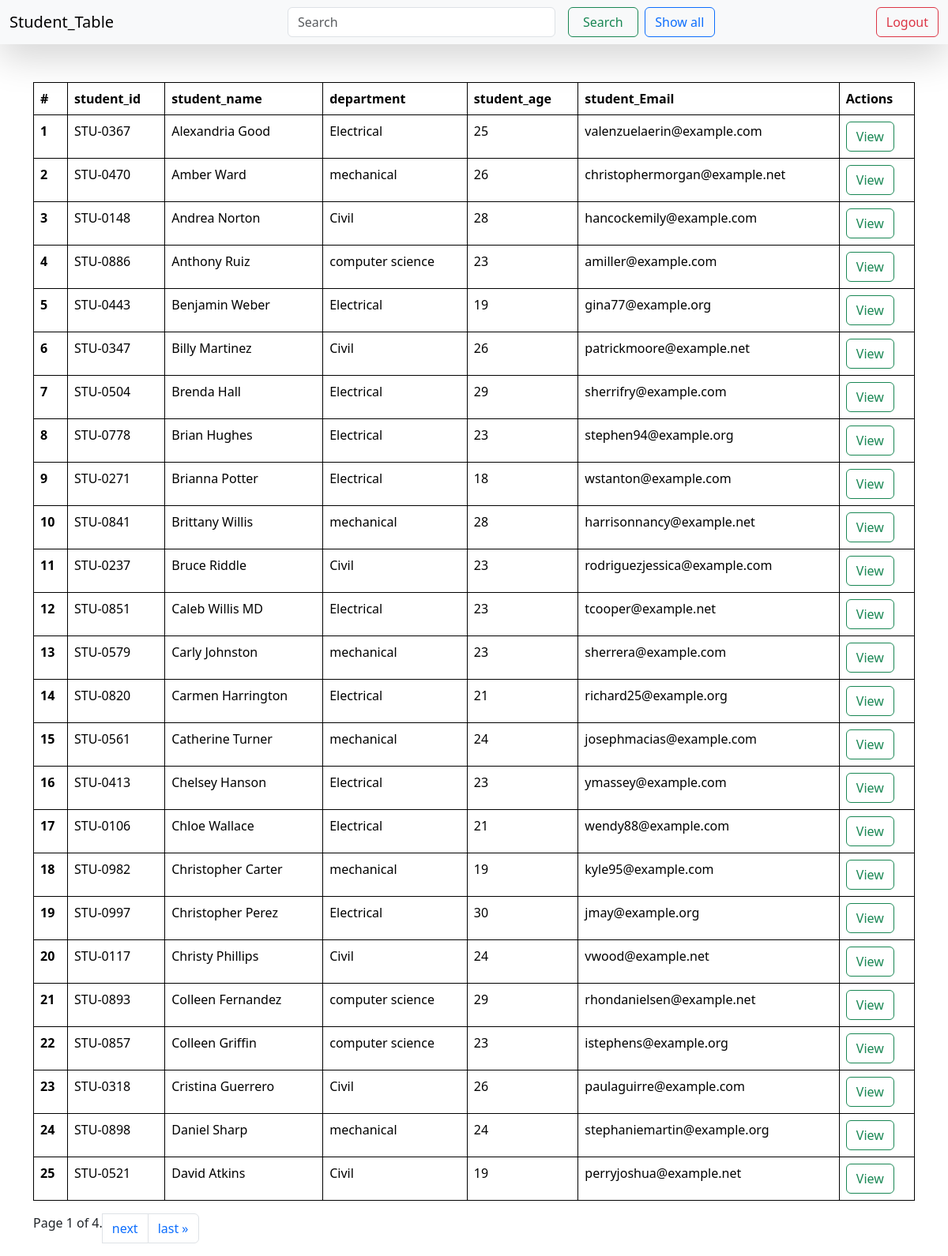
The page / on the database its author committed.
### reports/models.py (models this page shows, shortened)
class student(models.Model):
    department = models.ForeignKey(Department, related_name="depart", on_delete=models.CASCADE, null=True, blank=True)
    student_id = models.OneToOneField(StudentID, related_name="studentid", on_delete=models.CASCADE, null=True, blank=True)
    student_name = models.CharField(max_length=100)
    student_email = models.EmailField(unique=True)
    student_age = models.IntegerField(default=18)
    student_address = models.TextField()
    class Meta:
        ordering = ['student_name']
        verbose_name = "student"

class StudentID(models.Model):
    student_id = models.CharField(max_length=100)
    def __str__(self) -> str:
        return self.student_id

class Department(models.Model):
    department = models.CharField(max_length=100)
    def __str__(self) -> str:
        return self.department
    class Meta:
        ordering = ['department']

### reports/views.py (the view, shortened to what this page needs)
# urls.py: path('', get_students, name="getstudents"),
def get_students(request):
    queryset = student.objects.all()
    paginator = Paginator(queryset, 25)  # Show 25 contacts per page.
    page_number = request.GET.get("page", 1)
    page_obj = paginator.get_page(page_number)
    return render(request, "students.html", context={"queryset": page_obj})

### reports/templates/students.html (shortened to what this page needs)
{% extends "base.html" %}
{% block start %}
<nav class="navbar bg-body-tertiary shadow-lg sticky-top">
    <div class="container-fluid">
      <a class="navbar-brand">Student_Table</a>
      <form class="d-flex" role="search">
        <input class="form-control me-2" type="search" name="search" placeholder="Search" aria-label="Search">
        <button class="btn btn-outline-success mx-2" type="submit" style="width: 130px;">Search</button>
        <a class="btn btn-outline-primary" href="/" type="submit" style="width: 130px;">Show all</a>
      </form>
      <form class="d-flex" role="search">
        <button class="btn btn-outline-danger" type="submit">Logout</button>
      </form>
    </div>
  </nav>
<div class="container mt-5">
    <table class="table">
        <thead>
          <tr>
            <th scope="col">#</th>
            <th scope="col">student_id</th>
            <th scope="col">student_name</th>
            <th scope="col">department</th>
            <th scope="col">student_age</th>
            <th scope="col">student_Email</th>
            <th scope="col">Actions</th>
          </tr>
        </thead>
        <tbody>
            {% for student in queryset %}
          <tr>
            <th scope="row">{{forloop.counter}}</th>
            <td>
              {{student.student_id}}</td>
            <td>{{student.student_name}}</td>
            <td>{{student.department}}</td>
            <td>{{student.student_age}}</td>
            <td>{{student.student_email}}</td>
            <td><a href="{% url 'see_marks' student.student_id %}" class="btn btn-outline-success">View</a></td>
          </tr>
          {% endfor %}
        </tbody>
      </table>
      <nav aria-label="Page navigation example">
        <ul class="pagination">
            <span class="current">
                Page {{ queryset.number }} of {{ queryset.paginator.num_pages }}.
            </span>
            {% if queryset.has_next %}
            <li class="page-item"><a class="page-link" href="?page={{ queryset.next_page_number }}">next</a></li>
              <li class="page-item"><a class="page-link" href="?page={{ queryset.paginator.num_pages }}">last &raquo;</a></li>
            {% endif %}
          </ul>
        </nav>
{% endblock %}

### reports/templates/base.html (shortened to what this page needs)
<!DOCTYPE html>
<html lang="en">
<head>
    <link href="https://cdn.jsdelivr.net/npm/bootstrap@5.3.2/dist/css/bootstrap.min.css" rel="stylesheet">
</head>
<body>
{% block start %}
{% endblock %}
</body>
</html>

### reports/templates/base.html (style rules this page uses)
table, th, td { border: 1px solid black; }

### rows shown on the page
student: student_id "STU-0367", student_name "Alexandria Good", department "Electrical", student_age "25", student_email "valenzuelaerin@example.com"
student: student_id "STU-0470", student_name "Amber Ward", department "mechanical", student_age "26", student_email "christophermorgan@example.net"
student: student_id "STU-0148", student_name "Andrea Norton", department "Civil", student_age "28", student_email "hancockemily@example.com"
student: student_id "STU-0886", student_name "Anthony Ruiz", department "computer science", student_age "23", student_email "amiller@example.com"
student: student_id "STU-0443", student_name "Benjamin Weber", department "Electrical", student_age "19", student_email "gina77@example.org"
student: student_id "STU-0347", student_name "Billy Martinez", department "Civil", student_age "26", student_email "patrickmoore@example.net"
student: student_id "STU-0504", student_name "Brenda Hall", department "Electrical", student_age "29", student_email "sherrifry@example.com"
student: student_id "STU-0778", student_name "Brian Hughes", department "Electrical", student_age "23", student_email "stephen94@example.org"
student: student_id "STU-0271", student_name "Brianna Potter", department "Electrical", student_age "18", student_email "wstanton@example.com"
student: student_id "STU-0841", student_name "Brittany Willis", department "mechanical", student_age "28", student_email "harrisonnancy@example.net"
student: student_id "STU-0237", student_name "Bruce Riddle", department "Civil", student_age "23", student_email "rodriguezjessica@example.com"
student: student_id "STU-0851", student_name "Caleb Willis MD", department "Electrical", student_age "23", student_email "tcooper@example.net"
student: student_id "STU-0579", student_name "Carly Johnston", department "mechanical", student_age "23", student_email "sherrera@example.com"
student: student_id "STU-0820", student_name "Carmen Harrington", department "Electrical", student_age "21", student_email "richard25@example.org"
student: student_id "STU-0561", student_name "Catherine Turner", department "mechanical", student_age "24", student_email "josephmacias@example.com"
student: student_id "STU-0413", student_name "Chelsey Hanson", department "Electrical", student_age "23", student_email "ymassey@example.com"
student: student_id "STU-0106", student_name "Chloe Wallace", department "Electrical", student_age "21", student_email "wendy88@example.com"
student: student_id "STU-0982", student_name "Christopher Carter", department "mechanical", student_age "19", student_email "kyle95@example.com"
student: student_id "STU-0997", student_name "Christopher Perez", department "Electrical", student_age "30", student_email "jmay@example.org"
student: student_id "STU-0117", student_name "Christy Phillips", department "Civil", student_age "24", student_email "vwood@example.net"
student: student_id "STU-0893", student_name "Colleen Fernandez", department "computer science", student_age "29", student_email "rhondanielsen@example.net"
student: student_id "STU-0857", student_name "Colleen Griffin", department "computer science", student_age "23", student_email "istephens@example.org"
student: student_id "STU-0318", student_name "Cristina Guerrero", department "Civil", student_age "26", student_email "paulaguirre@example.com"
student: student_id "STU-0898", student_name "Daniel Sharp", department "mechanical", student_age "24", student_email "stephaniemartin@example.org"
student: student_id "STU-0521", student_name "David Atkins", department "Civil", student_age "19", student_email "perryjoshua@example.net"

### other values the page prints
{{ queryset.number }} "1"
{{ queryset.paginator.num_pages }} "4"
